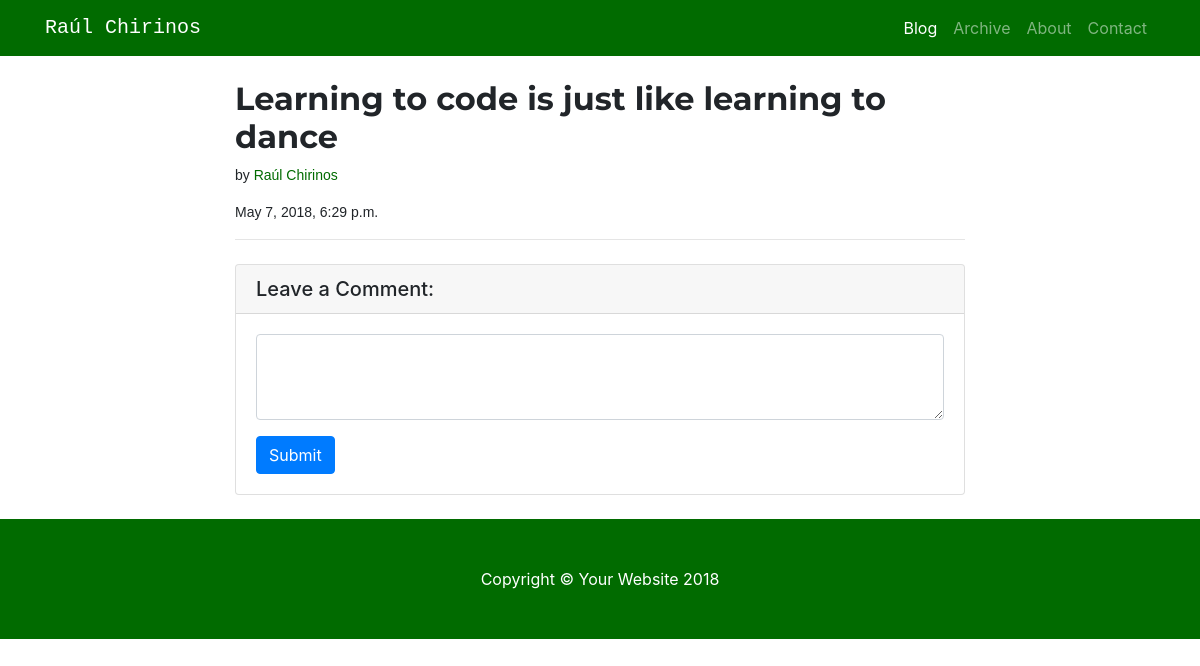
Screenshot of /post/learning-to-code-is-just-like-learning-to-dance/ with the database file from the repository.
### raulchirinos/models.py (models this page shows, shortened)
class Post(models.Model):
    title = models.CharField(max_length=255)
    body = MarkdownxField()
    tags = models.ManyToManyField(Tag)
    author = models.CharField(max_length=255, default='Raúl Chirinos')
    date = models.DateTimeField(auto_now_add=True, blank=True)
    slug = models.SlugField(max_length=500, unique=True, blank=True)
    class Meta:
        ordering = ['-date']
    @property
    def formatted_markdown(self):
        return markdownify(self.body)

### raulchirinos/templates/raulchirinos/post_template/post.html (shortened to what this page needs)
<!DOCTYPE html>
<html lang="en">
  <head>
    {% load static %}
    <link rel="stylesheet" type="text/css" href="{% static 'raulchirinos/bootstrap.min.css' %}" />
    <link href="{% static 'raulchirinos/blog-post.css' %}" rel="stylesheet">
  </head>
  <body>
    <nav class="navbar navbar-expand-lg navbar-dark bg-dark fixed-top">
      <div class="container">
        <a id='blog_title' href="/" class="navbar-brand" href="#">Raúl Chirinos</a>
        <div class="collapse navbar-collapse" id="navbarResponsive">
          <ul class="navbar-nav ml-auto">
            <li class="nav-item active">
              <a class="nav-link" href="/">Blog
              </a>
            </li>
            <li class="nav-item">
              <a class="nav-link" href="/archive">Archive</a>
            </li>
            <li class="nav-item">
              <a class="nav-link" href="#">About</a>
            </li>
            <li class="nav-item">
              <a class="nav-link" href="#">Contact</a>
            </li>
          </ul>
        </div>
      </div>
    </nav>
    <div class="container">
      <div class="row">
        <div class="col-lg-8">
          <h1 id='post_title' class="mt-4">{{object.title}}</h1>
          <p id='post_date' class="lead">
            by
            <a href="#">{{object.author}}</a>
          </p>
          <p id='post_date' >{{object.date}}</p>
          <hr>
          <div class="card my-4">
            <h5 class="card-header">Leave a Comment:</h5>
            <div class="card-body">
              <form>
                <div class="form-group">
                  <textarea class="form-control" rows="3"></textarea>
                </div>
                <button type="submit" class="btn btn-primary">Submit</button>
              </form>
            </div>
          </div>
        </div>
      </div>
    </div>
    <footer class="py-5 bg-dark">
      <div class="container">
        <p class="m-0 text-center text-white">Copyright &copy; Your Website 2018</p>
      </div>
    </footer>
  </body>
</html>

### raulchirinos/static/raulchirinos/blog-post.css (style rules this page uses)
body { padding-top: 54px; }
@media (min-width: 992px) { body { padding-top: 56px; } }
#blog_title { font-family: 'Source+Code+Pro', monospace; }
#post_title { font-family: 'Montserrat', sans-serif; font-size: 32px; font-weight: bold; }
#post_date { font-family: 'Open+Sans', sans-serif; font-size: 14px }
a { color: #016b00 }
.bg-dark { background-color: #016b00 !important; }
.navbar-dark .navbar-brand { color: #ffffff; }
.col-lg-8 { margin: auto; }

### rows the page displays
Post: title "Learning to code is just like learning to dance", author "Raúl Chirinos", date "May 7, 2018, 6:29 p.m."
